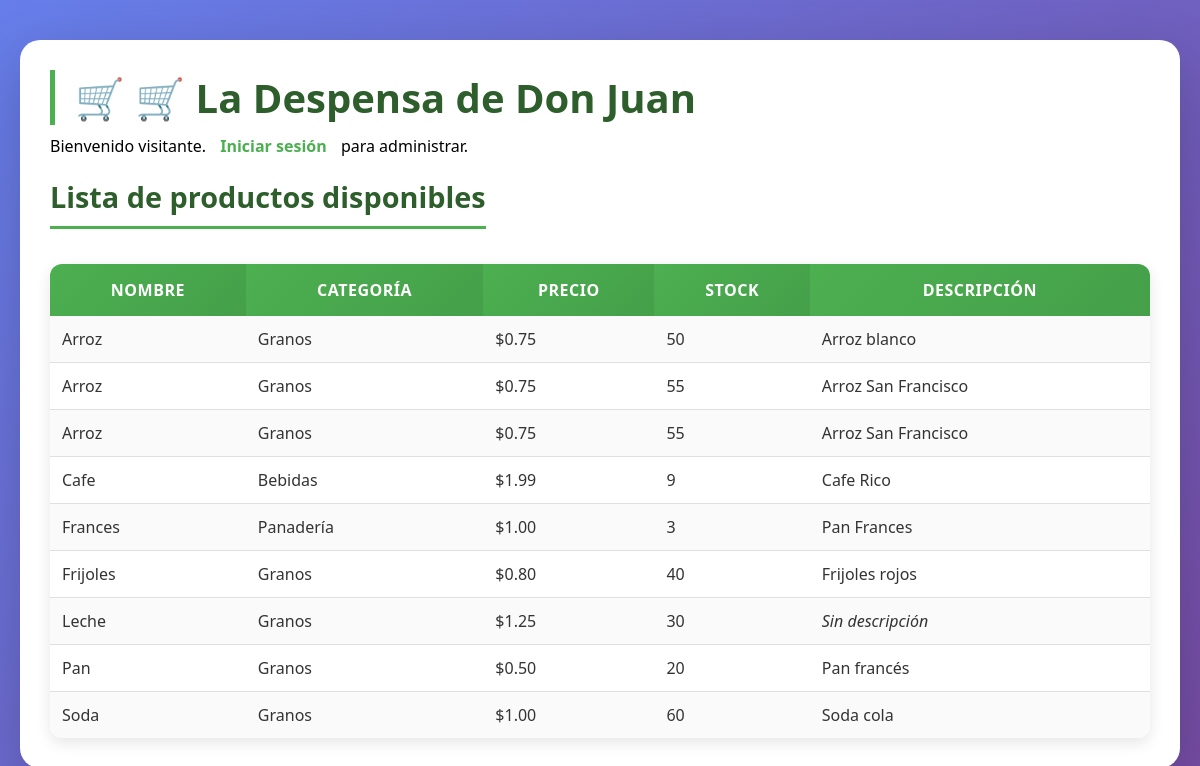
The page / on the database its author committed.
### tables this page shows
CREATE TABLE `productos` (
  `id` int(11) NOT NULL,
  `nombre` varchar(100) DEFAULT NULL,
  `precio` decimal(10,2) DEFAULT NULL,
  `categoria` varchar(50) DEFAULT NULL,
  `stock` int(11) DEFAULT NULL,
  `descripcion` text DEFAULT NULL,
  `id_categoria` int(11) DEFAULT NULL,
  `disponible` tinyint(1) DEFAULT 1
);

CREATE TABLE `categorias` (
  `id` int(11) NOT NULL,
  `nombre` varchar(50) NOT NULL
);

### index.php (the view, shortened to what this page needs)
<?php
require_once 'conexion.php';
$sql = "SELECT p.*, c.nombre as categoria_nombre
        FROM productos p
        JOIN categorias c ON p.id_categoria = c.id
        ORDER BY p.nombre ASC";
$stmt = $pdo->query($sql);
$productos = $stmt->fetchAll(PDO::FETCH_ASSOC);
?>
<!DOCTYPE html>
<html lang="es">
<head>
    <link rel="stylesheet" href="estilos.css">
</head>
<body>
    <div class="container">
        <h1>🛒 La Despensa de Don Juan</h1>
        <p>Bienvenido visitante. <a href="login.php">Iniciar sesión</a> para administrar.</p>
        <h2>Lista de productos disponibles</h2>
        <table>
            <tr>
                <th>Nombre</th><th>Categoría</th><th>Precio</th><th>Stock</th><th>Descripción</th>
            </tr>
            <?php foreach($productos as $p): ?>
            <tr>
                <td><?= htmlspecialchars($p['nombre']) ?></td>
                <td><?= htmlspecialchars($p['categoria_nombre']) ?></td>
                <td>$<?= number_format($p['precio'], 2) ?></td>
                <td><?= $p['stock'] ?></td>
                <td><?= $p['descripcion'] ?? '<em>Sin descripción</em>' ?></td>
            </tr>
            <?php endforeach; ?>
        </table>
    </div>
</body>
</html>

### estilos.css (style rules this page uses)
* { margin: 0; padding: 0; box-sizing: border-box; }
body { font-family: 'Segoe UI', Tahoma, Geneva, Verdana, sans-serif; background: linear-gradient(135deg, #667eea 0%, #764ba2 100%); min-height: 100vh; padding: 40px 20px; }
.container { max-width: 1400px; margin: 0 auto; background: white; padding: 30px; border-radius: 20px; box-shadow: 0 20px 60px rgba(0, 0, 0, 0.2); animation: fadeIn 0.5s ease-in; }
h1 { color: #2d5e2c; font-size: 2.5em; margin-bottom: 10px; border-left: 5px solid #4caf50; padding-left: 20px; font-weight: 600; }
h2 { color: #2d5e2c; font-size: 1.8em; margin: 20px 0 15px 0; padding-bottom: 10px; border-bottom: 3px solid #4caf50; display: inline-block; }
h1::before { content: "🛒 "; }
table { width: 100%; border-collapse: separate; border-spacing: 0; margin-top: 20px; background: white; border-radius: 12px; overflow: hidden; box-shadow: 0 5px 15px rgba(0, 0, 0, 0.1); }
th { background: linear-gradient(135deg, #4caf50, #45a049); color: white; padding: 15px 12px; font-weight: 600; font-size: 1em; text-transform: uppercase; letter-spacing: 0.5px; }
td { padding: 12px; border-bottom: 1px solid #e0e0e0; color: #333; }
tr { transition: all 0.3s ease; }
tr:last-child td { border-bottom: none; }
tr:nth-child(even) { background-color: #fafafa; }
a { color: #4caf50; text-decoration: none; font-weight: 600; transition: all 0.3s ease; padding: 5px 10px; border-radius: 5px; }

### rows shown on the page
productos: nombre "Arroz", id_categoria.nombre "Granos", precio "0.75", stock "50", descripcion "Arroz blanco"
productos: nombre "Arroz", id_categoria.nombre "Granos", precio "0.75", stock "55", descripcion "Arroz San Francisco"
productos: nombre "Arroz", id_categoria.nombre "Granos", precio "0.75", stock "55", descripcion "Arroz San Francisco"
productos: nombre "Cafe", id_categoria.nombre "Bebidas", precio "1.99", stock "9", descripcion "Cafe Rico"
productos: nombre "Frances", id_categoria.nombre "Panadería", precio "1.00", stock "3", descripcion "Pan Frances"
productos: nombre "Frijoles", id_categoria.nombre "Granos", precio "0.80", stock "40", descripcion "Frijoles rojos"
productos: nombre "Leche", id_categoria.nombre "Granos", precio "1.25", stock "30", descripcion "Sin descripción"
productos: nombre "Pan", id_categoria.nombre "Granos", precio "0.50", stock "20", descripcion "Pan francés"
productos: nombre "Soda", id_categoria.nombre "Granos", precio "1.00", stock "60", descripcion "Soda cola"
